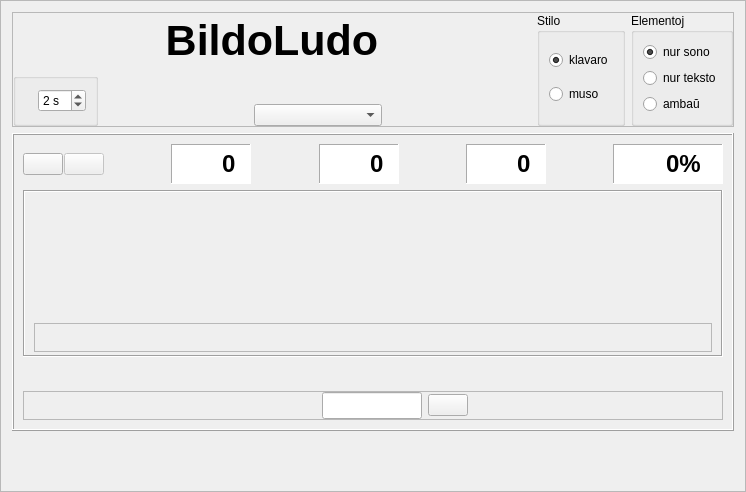
<?xml version="1.0" encoding="UTF-8"?>
<ui version="4.0">
 <class>bildoludo</class>
 <widget class="QFrame" name="bildoludo">
  <property name="geometry">
   <rect>
    <x>0</x>
    <y>0</y>
    <width>746</width>
    <height>492</height>
   </rect>
  </property>
  <property name="windowTitle">
   <string>Frame</string>
  </property>
  <property name="frameShape">
   <enum>QFrame::StyledPanel</enum>
  </property>
  <property name="frameShadow">
   <enum>QFrame::Raised</enum>
  </property>
  <layout class="QGridLayout" name="gridLayout_2">
   <item row="0" column="0">
    <widget class="QFrame" name="Menuo">
     <property name="frameShape">
      <enum>QFrame::StyledPanel</enum>
     </property>
     <property name="frameShadow">
      <enum>QFrame::Raised</enum>
     </property>
     <layout class="QHBoxLayout" name="horizontalLayout_6">
      <property name="margin">
       <number>0</number>
      </property>
      <item>
       <layout class="QVBoxLayout" name="verticalLayout_4">
        <item>
         <widget class="QLabel" name="label_3">
          <property name="styleSheet">
           <string notr="true">font-size: 32pt;
font-weight: bold;</string>
          </property>
          <property name="text">
           <string>BildoLudo</string>
          </property>
          <property name="alignment">
           <set>Qt::AlignCenter</set>
          </property>
         </widget>
        </item>
        <item>
         <layout class="QHBoxLayout" name="horizontalLayout_4">
          <item>
           <layout class="QHBoxLayout" name="horizontalLayout_5"/>
          </item>
          <item>
           <widget class="QGroupBox" name="groupBox_2">
            <property name="title">
             <string/>
            </property>
            <layout class="QGridLayout" name="gridLayout_4">
             <item row="0" column="0">
              <widget class="QLabel" name="label_2">
               <property name="maximumSize">
                <size>
                 <width>48</width>
                 <height>16777215</height>
                </size>
               </property>
               <property name="text">
                <string/>
               </property>
               <property name="pixmap">
                <pixmap resource="ikonoj.qrc">:/ikonoj/kronometro.png</pixmap>
               </property>
               <property name="alignment">
                <set>Qt::AlignCenter</set>
               </property>
              </widget>
             </item>
             <item row="0" column="1">
              <widget class="QSpinBox" name="spinBox">
               <property name="maximumSize">
                <size>
                 <width>48</width>
                 <height>16777215</height>
                </size>
               </property>
               <property name="suffix">
                <string> s</string>
               </property>
               <property name="minimum">
                <number>1</number>
               </property>
               <property name="maximum">
                <number>15</number>
               </property>
               <property name="value">
                <number>2</number>
               </property>
              </widget>
             </item>
            </layout>
           </widget>
          </item>
          <item>
           <spacer name="horizontalSpacer_4">
            <property name="orientation">
             <enum>Qt::Horizontal</enum>
            </property>
            <property name="sizeHint" stdset="0">
             <size>
              <width>108</width>
              <height>20</height>
             </size>
            </property>
           </spacer>
          </item>
          <item>
           <layout class="QVBoxLayout" name="verticalLayout_3">
            <item>
             <widget class="QLabel" name="label">
              <property name="text">
               <string/>
              </property>
              <property name="pixmap">
               <pixmap resource="ikonoj.qrc">:/ikonoj/bildolisto.png</pixmap>
              </property>
             </widget>
            </item>
            <item>
             <widget class="QComboBox" name="BildoListo">
              <property name="minimumSize">
               <size>
                <width>128</width>
                <height>0</height>
               </size>
              </property>
             </widget>
            </item>
           </layout>
          </item>
          <item>
           <spacer name="horizontalSpacer_5">
            <property name="orientation">
             <enum>Qt::Horizontal</enum>
            </property>
            <property name="sizeHint" stdset="0">
             <size>
              <width>107</width>
              <height>20</height>
             </size>
            </property>
           </spacer>
          </item>
         </layout>
        </item>
       </layout>
      </item>
      <item>
       <layout class="QGridLayout" name="gridLayout">
        <item row="0" column="0">
         <widget class="QGroupBox" name="groupBox">
          <property name="title">
           <string>Stilo</string>
          </property>
          <layout class="QGridLayout" name="gridLayout_3">
           <item row="0" column="0">
            <widget class="QRadioButton" name="stilo_klavaro">
             <property name="text">
              <string notr="true">klavaro</string>
             </property>
             <property name="icon">
              <iconset resource="ikonoj.qrc">
               <normaloff>:/ikonoj/klavaro.png</normaloff>:/ikonoj/klavaro.png</iconset>
             </property>
             <property name="iconSize">
              <size>
               <width>48</width>
               <height>48</height>
              </size>
             </property>
             <property name="checked">
              <bool>true</bool>
             </property>
            </widget>
           </item>
           <item row="1" column="0">
            <widget class="QRadioButton" name="stilo_muso">
             <property name="text">
              <string notr="true">muso</string>
             </property>
             <property name="icon">
              <iconset resource="ikonoj.qrc">
               <normaloff>:/ikonoj/muso.png</normaloff>:/ikonoj/muso.png</iconset>
             </property>
             <property name="iconSize">
              <size>
               <width>48</width>
               <height>48</height>
              </size>
             </property>
            </widget>
           </item>
          </layout>
         </widget>
        </item>
        <item row="0" column="1">
         <widget class="QGroupBox" name="Elementoj">
          <property name="title">
           <string>Elementoj</string>
          </property>
          <layout class="QVBoxLayout" name="verticalLayout_7">
           <item>
            <widget class="QRadioButton" name="nur_sono">
             <property name="text">
              <string notr="true">nur sono</string>
             </property>
             <property name="icon">
              <iconset resource="ikonoj.qrc">
               <normaloff>:/ikonoj/kursoro_prononco.png</normaloff>:/ikonoj/kursoro_prononco.png</iconset>
             </property>
             <property name="iconSize">
              <size>
               <width>24</width>
               <height>24</height>
              </size>
             </property>
             <property name="checked">
              <bool>true</bool>
             </property>
            </widget>
           </item>
           <item>
            <widget class="QRadioButton" name="nur_teksto">
             <property name="text">
              <string notr="true">nur teksto</string>
             </property>
             <property name="icon">
              <iconset resource="ikonoj.qrc">
               <normaloff>:/ikonoj/abc.png</normaloff>:/ikonoj/abc.png</iconset>
             </property>
             <property name="iconSize">
              <size>
               <width>24</width>
               <height>24</height>
              </size>
             </property>
            </widget>
           </item>
           <item>
            <widget class="QRadioButton" name="ambau">
             <property name="text">
              <string notr="true">ambaŭ</string>
             </property>
             <property name="icon">
              <iconset resource="ikonoj.qrc">
               <normaloff>:/ikonoj/ambau.png</normaloff>:/ikonoj/ambau.png</iconset>
             </property>
             <property name="iconSize">
              <size>
               <width>48</width>
               <height>24</height>
              </size>
             </property>
            </widget>
           </item>
          </layout>
         </widget>
        </item>
       </layout>
      </item>
     </layout>
    </widget>
   </item>
   <item row="1" column="0">
    <widget class="QFrame" name="frame">
     <property name="frameShape">
      <enum>QFrame::Box</enum>
     </property>
     <property name="frameShadow">
      <enum>QFrame::Raised</enum>
     </property>
     <layout class="QVBoxLayout" name="verticalLayout_2">
      <item>
       <layout class="QGridLayout" name="gridLayout_14">
        <item row="0" column="0">
         <widget class="QFrame" name="frame_10">
          <property name="minimumSize">
           <size>
            <width>0</width>
            <height>0</height>
           </size>
          </property>
          <property name="maximumSize">
           <size>
            <width>16777215</width>
            <height>16777215</height>
           </size>
          </property>
          <property name="autoFillBackground">
           <bool>false</bool>
          </property>
          <property name="frameShape">
           <enum>QFrame::NoFrame</enum>
          </property>
          <property name="frameShadow">
           <enum>QFrame::Sunken</enum>
          </property>
          <layout class="QHBoxLayout" name="horizontalLayout_3">
           <property name="spacing">
            <number>1</number>
           </property>
           <property name="margin">
            <number>0</number>
           </property>
           <item>
            <widget class="QPushButton" name="BitBtn4">
             <property name="text">
              <string notr="true"/>
             </property>
             <property name="icon">
              <iconset resource="ikonoj.qrc">
               <normaloff>:/ikonoj/ludu.png</normaloff>:/ikonoj/ludu.png</iconset>
             </property>
             <property name="iconSize">
              <size>
               <width>32</width>
               <height>32</height>
              </size>
             </property>
            </widget>
           </item>
           <item>
            <widget class="QPushButton" name="BitBtn5">
             <property name="enabled">
              <bool>false</bool>
             </property>
             <property name="text">
              <string notr="true"/>
             </property>
             <property name="icon">
              <iconset resource="ikonoj.qrc">
               <normaloff>:/ikonoj/haltu.png</normaloff>:/ikonoj/haltu.png</iconset>
             </property>
             <property name="iconSize">
              <size>
               <width>32</width>
               <height>32</height>
              </size>
             </property>
            </widget>
           </item>
          </layout>
         </widget>
        </item>
        <item row="0" column="1">
         <spacer name="horizontalSpacer_10">
          <property name="orientation">
           <enum>Qt::Horizontal</enum>
          </property>
          <property name="sizeHint" stdset="0">
           <size>
            <width>13</width>
            <height>20</height>
           </size>
          </property>
         </spacer>
        </item>
        <item row="0" column="2">
         <widget class="QFrame" name="frame_11">
          <property name="minimumSize">
           <size>
            <width>80</width>
            <height>40</height>
           </size>
          </property>
          <property name="maximumSize">
           <size>
            <width>16777215</width>
            <height>16777215</height>
           </size>
          </property>
          <property name="autoFillBackground">
           <bool>false</bool>
          </property>
          <property name="styleSheet">
           <string notr="true">background-color: rgb(255, 255, 255);</string>
          </property>
          <property name="frameShape">
           <enum>QFrame::Panel</enum>
          </property>
          <property name="frameShadow">
           <enum>QFrame::Sunken</enum>
          </property>
          <layout class="QHBoxLayout" name="horizontalLayout_8">
           <property name="spacing">
            <number>1</number>
           </property>
           <property name="leftMargin">
            <number>2</number>
           </property>
           <property name="topMargin">
            <number>0</number>
           </property>
           <property name="rightMargin">
            <number>0</number>
           </property>
           <property name="bottomMargin">
            <number>0</number>
           </property>
           <item>
            <widget class="QLabel" name="label_6">
             <property name="sizePolicy">
              <sizepolicy hsizetype="Preferred" vsizetype="Preferred">
               <horstretch>0</horstretch>
               <verstretch>0</verstretch>
              </sizepolicy>
             </property>
             <property name="text">
              <string/>
             </property>
             <property name="pixmap">
              <pixmap resource="ikonoj.qrc">:/ikonoj/kubeto.png</pixmap>
             </property>
             <property name="alignment">
              <set>Qt::AlignCenter</set>
             </property>
            </widget>
           </item>
           <item>
            <widget class="QSpinBox" name="Placar5">
             <property name="font">
              <font>
               <pointsize>18</pointsize>
               <weight>75</weight>
               <bold>true</bold>
              </font>
             </property>
             <property name="styleSheet">
              <string notr="true">font-size: 18pt;
font-weight: bold;</string>
             </property>
             <property name="frame">
              <bool>false</bool>
             </property>
             <property name="alignment">
              <set>Qt::AlignCenter</set>
             </property>
             <property name="readOnly">
              <bool>true</bool>
             </property>
             <property name="buttonSymbols">
              <enum>QAbstractSpinBox::NoButtons</enum>
             </property>
            </widget>
           </item>
          </layout>
         </widget>
        </item>
        <item row="0" column="3">
         <spacer name="horizontalSpacer_11">
          <property name="orientation">
           <enum>Qt::Horizontal</enum>
          </property>
          <property name="sizeHint" stdset="0">
           <size>
            <width>13</width>
            <height>20</height>
           </size>
          </property>
         </spacer>
        </item>
        <item row="0" column="4">
         <widget class="QFrame" name="frame_12">
          <property name="minimumSize">
           <size>
            <width>80</width>
            <height>40</height>
           </size>
          </property>
          <property name="maximumSize">
           <size>
            <width>16777215</width>
            <height>16777215</height>
           </size>
          </property>
          <property name="autoFillBackground">
           <bool>false</bool>
          </property>
          <property name="styleSheet">
           <string notr="true">background-color: rgb(255, 255, 255);</string>
          </property>
          <property name="frameShape">
           <enum>QFrame::Panel</enum>
          </property>
          <property name="frameShadow">
           <enum>QFrame::Sunken</enum>
          </property>
          <layout class="QHBoxLayout" name="horizontalLayout_9">
           <property name="spacing">
            <number>1</number>
           </property>
           <property name="leftMargin">
            <number>2</number>
           </property>
           <property name="topMargin">
            <number>0</number>
           </property>
           <property name="rightMargin">
            <number>0</number>
           </property>
           <property name="bottomMargin">
            <number>0</number>
           </property>
           <item>
            <widget class="QLabel" name="label_8">
             <property name="text">
              <string/>
             </property>
             <property name="pixmap">
              <pixmap resource="ikonoj.qrc">:/ikonoj/korektaj.png</pixmap>
             </property>
             <property name="scaledContents">
              <bool>false</bool>
             </property>
             <property name="alignment">
              <set>Qt::AlignCenter</set>
             </property>
            </widget>
           </item>
           <item>
            <widget class="QSpinBox" name="Placar6">
             <property name="font">
              <font>
               <pointsize>18</pointsize>
               <weight>75</weight>
               <bold>true</bold>
              </font>
             </property>
             <property name="styleSheet">
              <string notr="true">font-size: 18pt;
font-weight: bold;</string>
             </property>
             <property name="frame">
              <bool>false</bool>
             </property>
             <property name="alignment">
              <set>Qt::AlignCenter</set>
             </property>
             <property name="readOnly">
              <bool>true</bool>
             </property>
             <property name="buttonSymbols">
              <enum>QAbstractSpinBox::NoButtons</enum>
             </property>
            </widget>
           </item>
          </layout>
         </widget>
        </item>
        <item row="0" column="5">
         <spacer name="horizontalSpacer_22">
          <property name="orientation">
           <enum>Qt::Horizontal</enum>
          </property>
          <property name="sizeHint" stdset="0">
           <size>
            <width>13</width>
            <height>20</height>
           </size>
          </property>
         </spacer>
        </item>
        <item row="0" column="6">
         <widget class="QFrame" name="frame_36">
          <property name="minimumSize">
           <size>
            <width>80</width>
            <height>40</height>
           </size>
          </property>
          <property name="maximumSize">
           <size>
            <width>16777215</width>
            <height>16777215</height>
           </size>
          </property>
          <property name="autoFillBackground">
           <bool>false</bool>
          </property>
          <property name="styleSheet">
           <string notr="true">background-color: rgb(255, 255, 255);</string>
          </property>
          <property name="frameShape">
           <enum>QFrame::Panel</enum>
          </property>
          <property name="frameShadow">
           <enum>QFrame::Sunken</enum>
          </property>
          <layout class="QHBoxLayout" name="horizontalLayout_10">
           <property name="spacing">
            <number>1</number>
           </property>
           <property name="leftMargin">
            <number>2</number>
           </property>
           <property name="topMargin">
            <number>0</number>
           </property>
           <property name="rightMargin">
            <number>0</number>
           </property>
           <property name="bottomMargin">
            <number>0</number>
           </property>
           <item>
            <widget class="QLabel" name="label_9">
             <property name="minimumSize">
              <size>
               <width>32</width>
               <height>32</height>
              </size>
             </property>
             <property name="text">
              <string/>
             </property>
             <property name="pixmap">
              <pixmap resource="ikonoj.qrc">:/ikonoj/malkorektaj.png</pixmap>
             </property>
             <property name="scaledContents">
              <bool>false</bool>
             </property>
             <property name="alignment">
              <set>Qt::AlignCenter</set>
             </property>
            </widget>
           </item>
           <item>
            <widget class="QSpinBox" name="Placar7">
             <property name="minimumSize">
              <size>
               <width>32</width>
               <height>32</height>
              </size>
             </property>
             <property name="font">
              <font>
               <pointsize>18</pointsize>
               <weight>75</weight>
               <bold>true</bold>
              </font>
             </property>
             <property name="styleSheet">
              <string notr="true">font-size: 18pt;
font-weight: bold;</string>
             </property>
             <property name="frame">
              <bool>false</bool>
             </property>
             <property name="alignment">
              <set>Qt::AlignCenter</set>
             </property>
             <property name="readOnly">
              <bool>true</bool>
             </property>
             <property name="buttonSymbols">
              <enum>QAbstractSpinBox::NoButtons</enum>
             </property>
             <property name="value">
              <number>0</number>
             </property>
            </widget>
           </item>
          </layout>
         </widget>
        </item>
        <item row="0" column="7">
         <spacer name="horizontalSpacer_23">
          <property name="orientation">
           <enum>Qt::Horizontal</enum>
          </property>
          <property name="sizeHint" stdset="0">
           <size>
            <width>13</width>
            <height>20</height>
           </size>
          </property>
         </spacer>
        </item>
        <item row="0" column="8">
         <widget class="QFrame" name="frame_37">
          <property name="minimumSize">
           <size>
            <width>110</width>
            <height>40</height>
           </size>
          </property>
          <property name="maximumSize">
           <size>
            <width>16777215</width>
            <height>16777215</height>
           </size>
          </property>
          <property name="autoFillBackground">
           <bool>false</bool>
          </property>
          <property name="styleSheet">
           <string notr="true">background-color: rgb(255, 255, 255);</string>
          </property>
          <property name="frameShape">
           <enum>QFrame::Panel</enum>
          </property>
          <property name="frameShadow">
           <enum>QFrame::Sunken</enum>
          </property>
          <layout class="QHBoxLayout" name="horizontalLayout_11">
           <property name="spacing">
            <number>1</number>
           </property>
           <property name="leftMargin">
            <number>2</number>
           </property>
           <property name="topMargin">
            <number>0</number>
           </property>
           <property name="rightMargin">
            <number>0</number>
           </property>
           <property name="bottomMargin">
            <number>0</number>
           </property>
           <item>
            <widget class="QLabel" name="label_10">
             <property name="text">
              <string/>
             </property>
             <property name="pixmap">
              <pixmap resource="ikonoj.qrc">:/ikonoj/kalkulilo.png</pixmap>
             </property>
             <property name="scaledContents">
              <bool>false</bool>
             </property>
             <property name="alignment">
              <set>Qt::AlignCenter</set>
             </property>
            </widget>
           </item>
           <item>
            <widget class="QSpinBox" name="Placar8">
             <property name="font">
              <font>
               <pointsize>18</pointsize>
               <weight>75</weight>
               <bold>true</bold>
              </font>
             </property>
             <property name="styleSheet">
              <string notr="true">font-size: 18pt;
font-weight: bold;</string>
             </property>
             <property name="frame">
              <bool>false</bool>
             </property>
             <property name="alignment">
              <set>Qt::AlignCenter</set>
             </property>
             <property name="readOnly">
              <bool>true</bool>
             </property>
             <property name="buttonSymbols">
              <enum>QAbstractSpinBox::NoButtons</enum>
             </property>
             <property name="suffix">
              <string>%</string>
             </property>
             <property name="maximum">
              <number>100</number>
             </property>
             <property name="value">
              <number>0</number>
             </property>
            </widget>
           </item>
          </layout>
         </widget>
        </item>
       </layout>
      </item>
      <item>
       <widget class="QFrame" name="Bildujo">
        <property name="minimumSize">
         <size>
          <width>680</width>
          <height>130</height>
         </size>
        </property>
        <property name="maximumSize">
         <size>
          <width>16777215</width>
          <height>16777215</height>
         </size>
        </property>
        <property name="frameShape">
         <enum>QFrame::Box</enum>
        </property>
        <property name="frameShadow">
         <enum>QFrame::Sunken</enum>
        </property>
        <layout class="QVBoxLayout" name="verticalLayout">
         <property name="spacing">
          <number>0</number>
         </property>
         <property name="leftMargin">
          <number>9</number>
         </property>
         <property name="topMargin">
          <number>3</number>
         </property>
         <property name="bottomMargin">
          <number>3</number>
         </property>
         <item>
          <layout class="QHBoxLayout" name="horizontalLayout_7">
           <item>
            <widget class="myLabel" name="Image1">
             <property name="minimumSize">
              <size>
               <width>128</width>
               <height>128</height>
              </size>
             </property>
             <property name="maximumSize">
              <size>
               <width>128</width>
               <height>128</height>
              </size>
             </property>
             <property name="text">
              <string notr="true"/>
             </property>
             <property name="alignment">
              <set>Qt::AlignCenter</set>
             </property>
            </widget>
           </item>
           <item>
            <widget class="myLabel" name="Image2">
             <property name="minimumSize">
              <size>
               <width>128</width>
               <height>128</height>
              </size>
             </property>
             <property name="maximumSize">
              <size>
               <width>128</width>
               <height>128</height>
              </size>
             </property>
             <property name="text">
              <string notr="true"/>
             </property>
             <property name="alignment">
              <set>Qt::AlignCenter</set>
             </property>
            </widget>
           </item>
           <item>
            <widget class="myLabel" name="Image3">
             <property name="minimumSize">
              <size>
               <width>128</width>
               <height>128</height>
              </size>
             </property>
             <property name="maximumSize">
              <size>
               <width>128</width>
               <height>128</height>
              </size>
             </property>
             <property name="text">
              <string notr="true"/>
             </property>
             <property name="alignment">
              <set>Qt::AlignCenter</set>
             </property>
            </widget>
           </item>
           <item>
            <widget class="myLabel" name="Image4">
             <property name="minimumSize">
              <size>
               <width>128</width>
               <height>128</height>
              </size>
             </property>
             <property name="maximumSize">
              <size>
               <width>128</width>
               <height>128</height>
              </size>
             </property>
             <property name="text">
              <string notr="true"/>
             </property>
             <property name="alignment">
              <set>Qt::AlignCenter</set>
             </property>
            </widget>
           </item>
           <item>
            <widget class="myLabel" name="Image5">
             <property name="minimumSize">
              <size>
               <width>128</width>
               <height>128</height>
              </size>
             </property>
             <property name="maximumSize">
              <size>
               <width>128</width>
               <height>128</height>
              </size>
             </property>
             <property name="text">
              <string notr="true"/>
             </property>
             <property name="alignment">
              <set>Qt::AlignCenter</set>
             </property>
            </widget>
           </item>
          </layout>
         </item>
         <item>
          <widget class="QFrame" name="Tekstujo">
           <property name="styleSheet">
            <string notr="true">font-size: 12pt;</string>
           </property>
           <property name="frameShape">
            <enum>QFrame::StyledPanel</enum>
           </property>
           <property name="frameShadow">
            <enum>QFrame::Raised</enum>
           </property>
           <layout class="QHBoxLayout" name="horizontalLayout">
            <property name="topMargin">
             <number>0</number>
            </property>
            <item>
             <widget class="QLabel" name="Label1">
              <property name="font">
               <font>
                <pointsize>12</pointsize>
               </font>
              </property>
              <property name="text">
               <string notr="true"/>
              </property>
              <property name="alignment">
               <set>Qt::AlignHCenter|Qt::AlignTop</set>
              </property>
             </widget>
            </item>
            <item>
             <widget class="QLabel" name="Label2">
              <property name="font">
               <font>
                <pointsize>12</pointsize>
               </font>
              </property>
              <property name="text">
               <string notr="true"/>
              </property>
              <property name="alignment">
               <set>Qt::AlignHCenter|Qt::AlignTop</set>
              </property>
             </widget>
            </item>
            <item>
             <widget class="QLabel" name="Label3">
              <property name="font">
               <font>
                <pointsize>12</pointsize>
               </font>
              </property>
              <property name="text">
               <string notr="true"/>
              </property>
              <property name="alignment">
               <set>Qt::AlignHCenter|Qt::AlignTop</set>
              </property>
             </widget>
            </item>
            <item>
             <widget class="QLabel" name="Label4">
              <property name="font">
               <font>
                <pointsize>12</pointsize>
               </font>
              </property>
              <property name="text">
               <string notr="true"/>
              </property>
              <property name="alignment">
               <set>Qt::AlignHCenter|Qt::AlignTop</set>
              </property>
             </widget>
            </item>
            <item>
             <widget class="QLabel" name="Label5">
              <property name="font">
               <font>
                <pointsize>12</pointsize>
               </font>
              </property>
              <property name="text">
               <string notr="true"/>
              </property>
              <property name="alignment">
               <set>Qt::AlignHCenter|Qt::AlignTop</set>
              </property>
             </widget>
            </item>
           </layout>
          </widget>
         </item>
        </layout>
       </widget>
      </item>
      <item>
       <widget class="QLabel" name="Musklako">
        <property name="font">
         <font>
          <pointsize>14</pointsize>
         </font>
        </property>
        <property name="styleSheet">
         <string notr="true">font-size: 14pt;</string>
        </property>
        <property name="text">
         <string/>
        </property>
        <property name="alignment">
         <set>Qt::AlignCenter</set>
        </property>
       </widget>
      </item>
      <item>
       <widget class="QFrame" name="Tajpujo">
        <property name="frameShape">
         <enum>QFrame::StyledPanel</enum>
        </property>
        <property name="frameShadow">
         <enum>QFrame::Raised</enum>
        </property>
        <layout class="QHBoxLayout" name="horizontalLayout_2">
         <property name="margin">
          <number>0</number>
         </property>
         <item>
          <spacer name="horizontalSpacer_2">
           <property name="orientation">
            <enum>Qt::Horizontal</enum>
           </property>
           <property name="sizeHint" stdset="0">
            <size>
             <width>233</width>
             <height>20</height>
            </size>
           </property>
          </spacer>
         </item>
         <item>
          <spacer name="horizontalSpacer_3">
           <property name="orientation">
            <enum>Qt::Horizontal</enum>
           </property>
           <property name="sizeType">
            <enum>QSizePolicy::Fixed</enum>
           </property>
           <property name="sizeHint" stdset="0">
            <size>
             <width>44</width>
             <height>20</height>
            </size>
           </property>
          </spacer>
         </item>
         <item>
          <widget class="cx_edit" name="Tajpado">
           <property name="maximumSize">
            <size>
             <width>100</width>
             <height>16777215</height>
            </size>
           </property>
           <property name="font">
            <font>
             <pointsize>12</pointsize>
            </font>
           </property>
           <property name="styleSheet">
            <string notr="true">font-size: 12pt;</string>
           </property>
           <property name="text">
            <string notr="true"/>
           </property>
           <property name="alignment">
            <set>Qt::AlignCenter</set>
           </property>
          </widget>
         </item>
         <item>
          <widget class="QPushButton" name="Butono">
           <property name="sizePolicy">
            <sizepolicy hsizetype="Maximum" vsizetype="Fixed">
             <horstretch>0</horstretch>
             <verstretch>0</verstretch>
            </sizepolicy>
           </property>
           <property name="text">
            <string notr="true"/>
           </property>
           <property name="icon">
            <iconset resource="ikonoj.qrc">
             <normaloff>:/ikonoj/bone_32.png</normaloff>:/ikonoj/bone_32.png</iconset>
           </property>
           <property name="iconSize">
            <size>
             <width>32</width>
             <height>32</height>
            </size>
           </property>
          </widget>
         </item>
         <item>
          <spacer name="horizontalSpacer">
           <property name="orientation">
            <enum>Qt::Horizontal</enum>
           </property>
           <property name="sizeHint" stdset="0">
            <size>
             <width>232</width>
             <height>20</height>
            </size>
           </property>
          </spacer>
         </item>
        </layout>
       </widget>
      </item>
     </layout>
    </widget>
   </item>
   <item row="2" column="0">
    <spacer name="verticalSpacer">
     <property name="orientation">
      <enum>Qt::Vertical</enum>
     </property>
     <property name="sizeHint" stdset="0">
      <size>
       <width>20</width>
       <height>40</height>
      </size>
     </property>
    </spacer>
   </item>
  </layout>
 </widget>
 <customwidgets>
  <customwidget>
   <class>myLabel</class>
   <extends>QLabel</extends>
   <header>mylabel.h</header>
   <slots>
    <signal>clicked()</signal>
    <slot>slotClicked()</slot>
   </slots>
  </customwidget>
  <customwidget>
   <class>cx_edit</class>
   <extends>QLineEdit</extends>
   <header>cx_edit.h</header>
  </customwidget>
 </customwidgets>
 <resources>
  <include location="ikonoj.qrc"/>
 </resources>
 <connections/>
</ui>
